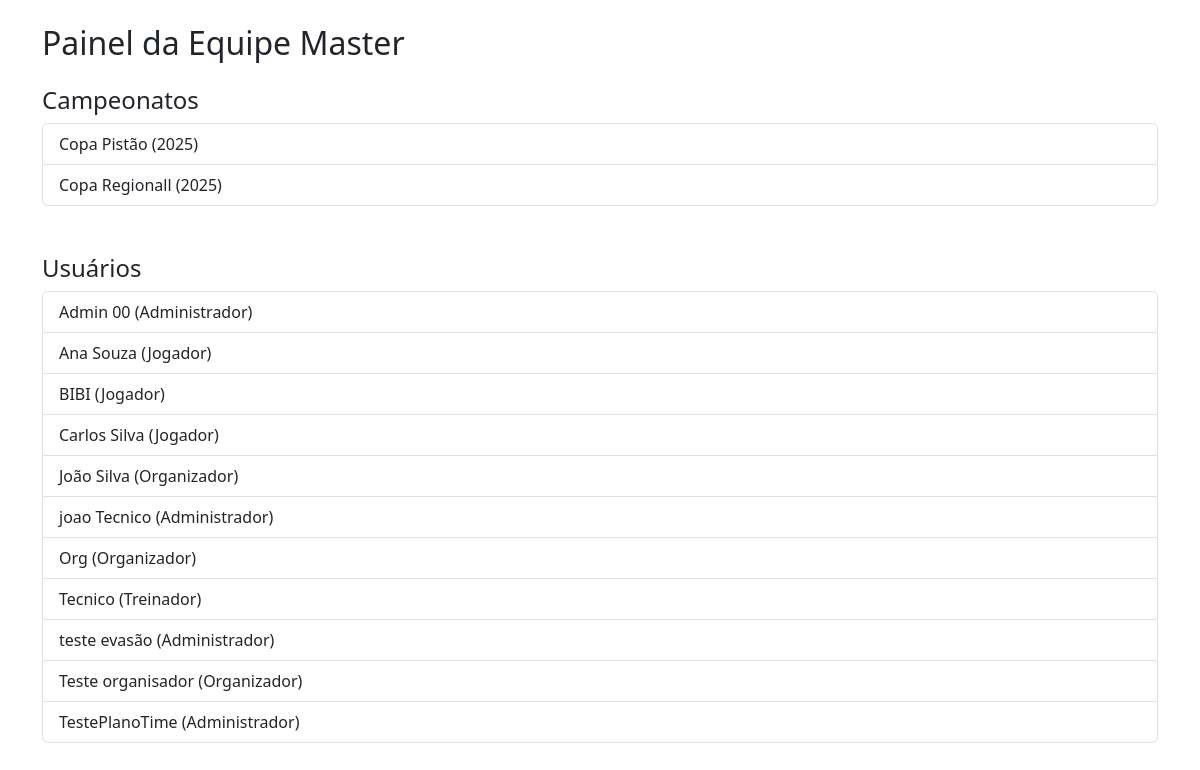
Page /routes/master/campeonatos_master.php on the earlier database version.
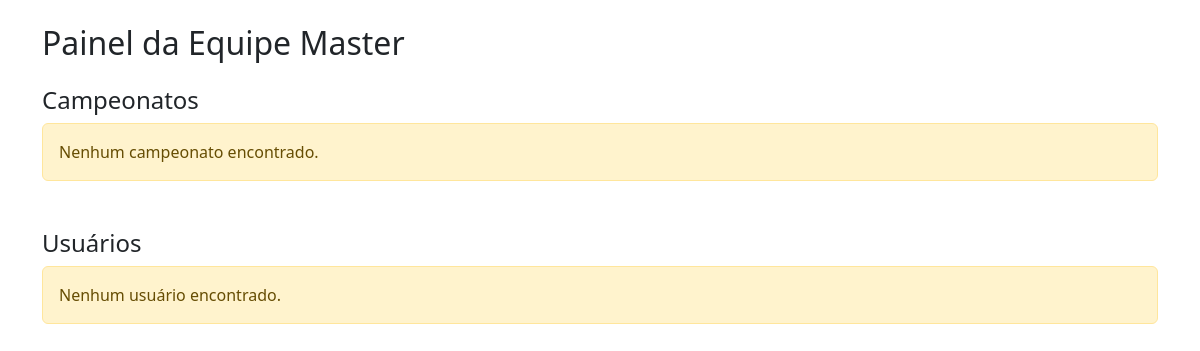
Same page on the later database version.
### tables this page shows
CREATE TABLE `campeonatos` (
  `id` int NOT NULL AUTO_INCREMENT,
  `nome` varchar(100) NOT NULL,
  `descricao` text,
  `temporada` year NOT NULL,
  `formato` enum('Pontos Corridos','Mata-Mata','Fase de Grupos') NOT NULL,
  `criado_em` timestamp NULL DEFAULT CURRENT_TIMESTAMP,
  `modalidade` varchar(20) DEFAULT 'Futebol',
  `criado_por` int NOT NULL,
  `status` varchar(20) DEFAULT 'ativo',
  PRIMARY KEY (`id`)
);

CREATE TABLE `usuarios` (
  `id` int NOT NULL AUTO_INCREMENT,
  `nome` varchar(100) NOT NULL,
  `email` varchar(100) NOT NULL,
  `senha` varchar(255) NOT NULL,
  `tipo` enum('Administrador','Organizador','Treinador','Jogador','Olheiro','Patrocinador','Master') NOT NULL,
  `criado_em` timestamp NULL DEFAULT CURRENT_TIMESTAMP,
  `criado_por` int DEFAULT NULL,
  `tipo_assinatura` enum('time','organizador','completo','master') DEFAULT 'completo',
  PRIMARY KEY (`id`),
  UNIQUE KEY `email` (`email`)
);

### app/controllers/ChampionshipController.php (called while the page is built, shortened)
<?php
require_once __DIR__ . '/../Models/Campeonato.php';
class ChampionshipController {
    private $campeonatoModel;
    public function __construct($conn) {
        $this->campeonatoModel = new Campeonato($conn);
    }
    public function listarTodos() {
        return $this->campeonatoModel->listarTodos();
    }
}
?>

### app/Models/Campeonato.php (called while the page is built, shortened)
<?php
class Campeonato {
    private $conn;
    public function __construct($db) {
        $this->conn = $db;
    }
    public function listarTodos() {
        $sql = "SELECT * FROM campeonatos ORDER BY nome ASC";
        $result = $this->conn->query($sql);
        return $result->fetch_all(MYSQLI_ASSOC);
    }
}

### app/controllers/UserController.php (called while the page is built, shortened)
<?php
require_once __DIR__ . '/../Models/Usuario.php';
class UsuarioController {
    private $usuarioModel;
    public function __construct($conn) {
        $this->usuarioModel = new User($conn);
    }
    public function listarTodos() {
        return $this->usuarioModel->listarTodos();
    }
}
?>

### app/Models/Usuario.php (called while the page is built, shortened)
<?php
class User {
    private $conn;
    public function __construct($db) {
        $this->conn = $db;
    }
    public function listarTodos() {
        $sql = "SELECT * FROM usuarios ORDER BY nome ASC";
        $result = $this->conn->query($sql);
        return $result->fetch_all(MYSQLI_ASSOC);
    }
}
?>

### routes/master/campeonatos_master.php (the view, shortened to what this page needs)
<?php
require_once __DIR__ . '/../../config/database.php';
require_once __DIR__ . '/../../app/controllers/ChampionshipController.php';
$controllerCampeonatos = new ChampionshipController($conn);
$controllerUsuarios = new UsuarioController($conn);
$campeonatos = $controllerCampeonatos->listarTodos();
$usuarios = $controllerUsuarios->listarTodos();
?>
<!DOCTYPE html>
<html lang="pt-br">
<head>
    <link href="/campeonato_esportivo/assets/css/bootstrap.min.css" rel="stylesheet">
</head>
<body>
<div class="container mt-4">
    <h2 class="mb-4">Painel da Equipe Master</h2>
    <div class="mb-5">
        <h4>Campeonatos</h4>
        <?php if (empty($campeonatos)): ?>
            <div class="alert alert-warning">Nenhum campeonato encontrado.</div>
        <?php else: ?>
            <ul class="list-group">
                <?php foreach ($campeonatos as $camp): ?>
                    <li class="list-group-item">
                        <?= htmlspecialchars($camp['nome']) ?> (<?= htmlspecialchars($camp['temporada']) ?>)
                    </li>
                <?php endforeach; ?>
            </ul>
        <?php endif; ?>
    </div>
    <div class="mb-5">
        <h4>Usuários</h4>
        <?php if (empty($usuarios)): ?>
            <div class="alert alert-warning">Nenhum usuário encontrado.</div>
        <?php else: ?>
            <ul class="list-group">
                <?php foreach ($usuarios as $user): ?>
                    <li class="list-group-item">
                        <?= htmlspecialchars($user['nome']) ?> (<?= htmlspecialchars($user['tipo']) ?>)
                    </li>
                <?php endforeach; ?>
            </ul>
        <?php endif; ?>
    </div>
</div>
</body>
</html>

Differences in the rows shown:
removed campeonatos: nome "Copa Pistão", temporada "2025"
removed campeonatos: nome "Copa Regionall", temporada "2025"
removed usuarios: nome "Admin 00", tipo "Administrador"
removed usuarios: nome "Ana Souza", tipo "Jogador"
removed usuarios: nome "BIBI", tipo "Jogador"
removed usuarios: nome "Carlos Silva", tipo "Jogador"
removed usuarios: nome "João Silva", tipo "Organizador"
removed usuarios: nome "joao Tecnico", tipo "Administrador"
removed usuarios: nome "Org", tipo "Organizador"
removed usuarios: nome "Tecnico", tipo "Treinador"
removed usuarios: nome "teste evasão", tipo "Administrador"
removed usuarios: nome "Teste organisador", tipo "Organizador"
removed usuarios: nome "TestePlanoTime", tipo "Administrador"
Other differences:
text now shown: "Nenhum campeonato encontrado. Nenhum usuário encontrado."
